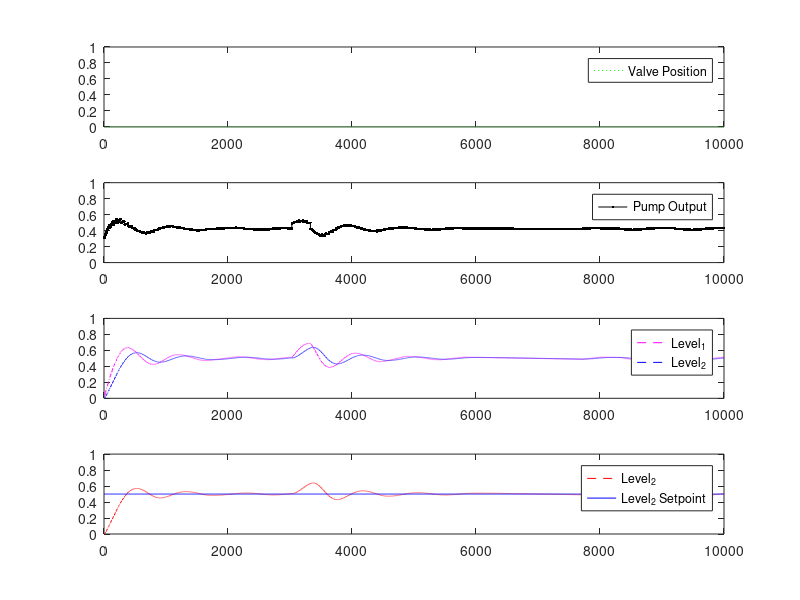
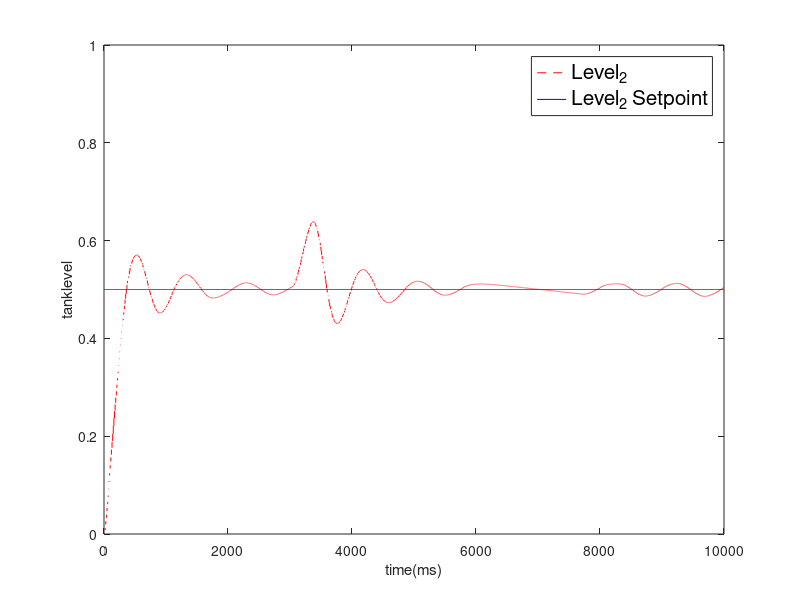

Write the MATLAB code that produced these figures, in order.
load data_manual.mat

time  = tanks(1,:);
level2_sp = tanks(2,:);
gamma = tanks(3,:);
pump  = tanks(4,:);
level1 = tanks(5,:);
level2 = tanks(6,:);

figure(2)
hold off

subplot(4,1,1)
hold off
plot(time,gamma,'g:')
hold on
legend('Valve Position');
axis([min(time) max(time) 0 1]);

subplot(4,1,2)
hold off
plot(time,pump,'k.-')
hold on
legend('Pump Output')
axis([min(time) max(time) 0 1]);

subplot(4,1,3)
hold off
plot(time,level1,'m--')
hold on
plot(time,level2,'b--')
legend('Level_1','Level_2')
axis([min(time) max(time) 0 1]);

subplot(4,1,4)
hold off
plot(time,level2,'r--')
hold on
plot(time,level2_sp,'b-')
legend('Level_2','Level_2 Setpoint')
axis([min(time) max(time) 0 1]);

% save data to text file
data = tanks';
% enforce initial conditions so that FOPDT fitting shows the
%   initial change
data(1,3:6) = 0;

figure(3)
plot(time,level2,'r--')
hold on
plot(time,level2_sp,'b-')
legend_A=legend('Level_2','Level_2 Setpoint')
set(legend_A,'FontSize',15);
xlabel('time(ms)');
ylabel('tanklevel');
axis([min(time) max(time) 0 1]);

save -ascii 'data_manual.txt' data